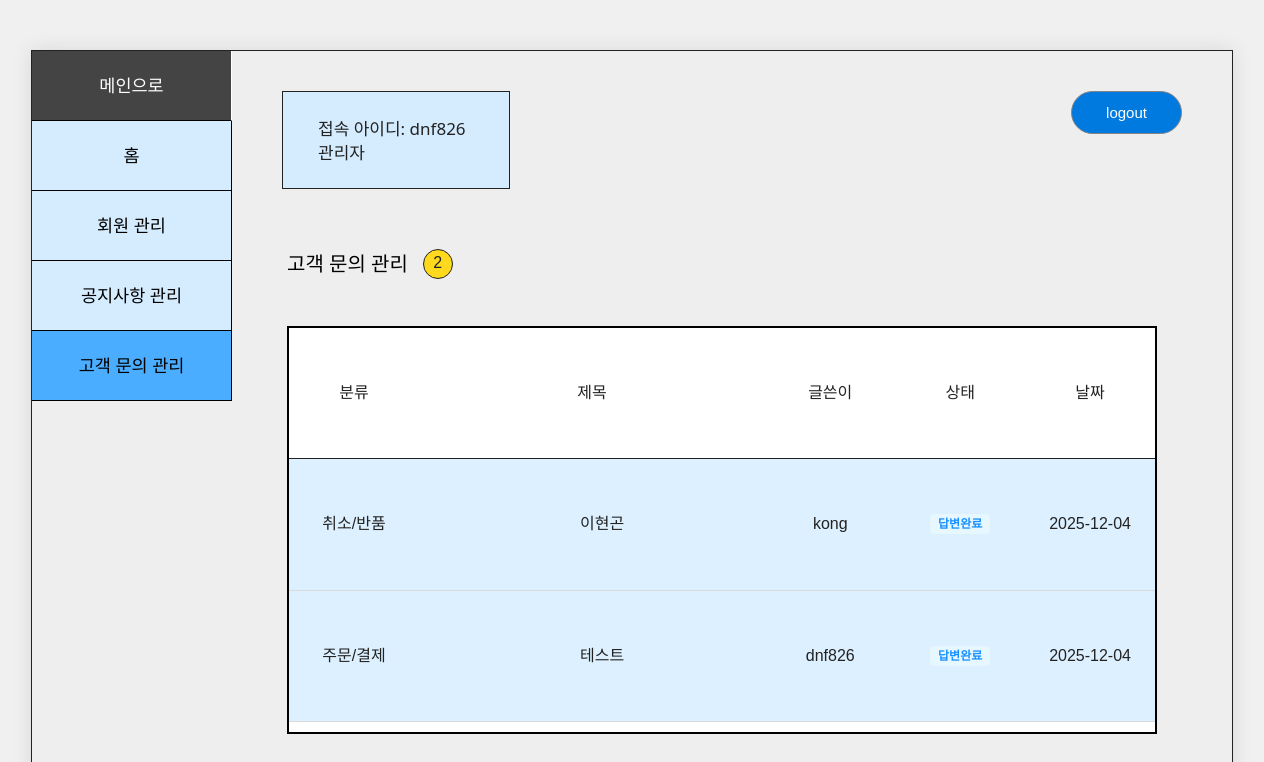
Page /manager_inquiry.php (signed in) on the committed database.
### tables this page shows
CREATE TABLE `inquiries` (
  `id` int(11) NOT NULL AUTO_INCREMENT,
  `member_id` varchar(50) NOT NULL,
  `type` varchar(50) NOT NULL,
  `title` varchar(255) NOT NULL,
  `content` text NOT NULL,
  `answer` text DEFAULT NULL,
  `status` varchar(20) DEFAULT 'waiting',
  `created_at` datetime DEFAULT current_timestamp(),
  PRIMARY KEY (`id`)
);

### inc/db.php (called while the page is built, shortened)
<?php
function db_get_pdo()
{
    $host = 'localhost';
    $port = '3306';
    $dbname = 'exmall';
    $charset = 'utf8';
    $username = 'root';
    $db_pw = "";
    $dsn = "mysql:host=$host;port=$port;dbname=$dbname;charset=$charset";
    try {
        $pdo = new PDO($dsn, $username, $db_pw, [
            PDO::ATTR_ERRMODE => PDO::ERRMODE_EXCEPTION,
            PDO::ATTR_DEFAULT_FETCH_MODE => PDO::FETCH_ASSOC
        ]);
        return $pdo;
    } catch (PDOException $e) {
        throw new Exception("DB 연결 실패: " . $e->getMessage());
    }
}
function db_select($query, $param = array()){
    $pdo = db_get_pdo();
    try {
        $st = $pdo->prepare($query);
        $st->execute($param);
        $result = $st->fetchAll(PDO::FETCH_ASSOC);
        return $result ?: [];
    } catch (PDOException $ex) {
        error_log("DB SELECT Error: " . $ex->getMessage() . " | Query: " . $query);
        return [];
    } finally {
        $pdo = null;
    }
}
?>

### manager_inquiry.php (the view, shortened to what this page needs)
<?php
require_once 'inc/db.php';
$inquiries = db_select("SELECT * FROM inquiries ORDER BY created_at DESC");
?>
<!DOCTYPE html>
<html lang="ko">
<head>
    <link rel="stylesheet" href="css/style.css?v=<?= time() ?>">
    <link rel="stylesheet" href="css/manager.css?v=<?= time() ?>">
</head>
<body id="manager_body">
    <main class="manager_wrapper notice">
        <div class="main_menu_wrapper">
            <a href="index.php">
                <div class="menu" style="background-color: #444; color: white;"> 메인으로 </div>
            </a>
            <a href="manager_home.php">
                <div class="menu"> 홈 </div>
            </a>
            <a href="manager_member.php">
                <div class="menu"> 회원 관리 </div>
            </a>
            <a href="manager_notice.php">
                <div class="menu"> 공지사항 관리 </div>
            </a>
            <a href="manager_inquiry.php">
                <div class="menu" style="background-color:  rgb(74 173 255);"> 고객 문의 관리 </div>
            </a>
        </div>
        <div class="main_display">
            <header>
                <div class="login_info">
                    <span class="on_id"> 접속 아이디: <?= $_SESSION['member_id'] ?> </span>
                    <span class="on_dep"> 관리자 </span>
                </div>
                <a href="logout.php"><button class="logout"> logout </button></a>
            </header>
            <section class="contents">
                <section class="contents_header">
                    <span class="title"> 고객 문의 관리 </span>
                    <div class="notification"><?= count($inquiries) ?></div>
                </section>
                <article class="scroller">
                    <section class="board inquiry">
                        <div class="table_header">
                            <div class="table_col class" style="width: 15%;">분류</div>
                            <div class="table_col title" style="width: 40%;">제목</div>
                            <div class="table_col writer" style="width: 15%;">글쓴이</div>
                            <div class="table_col status" style="width: 15%;">상태</div>
                            <div class="table_col date" style="width: 15%;">날짜</div>
                        </div>
                        <?php foreach ($inquiries as $inquiry): ?>
                        <div class="table_row" onclick="openInquiryModal(<?= htmlspecialchars(json_encode($inquiry)) ?>)">
                            <div class="table_col class" style="width: 15%;"><?= htmlspecialchars($inquiry['type']) ?></div>
                            <div class="table_col title" style="width: 40%; text-align: left; padding-left: 20px;">
                                <?= htmlspecialchars($inquiry['title']) ?>
                            </div>
                            <div class="table_col writer" style="width: 15%;"><?= htmlspecialchars($inquiry['member_id']) ?></div>
                            <div class="table_col status" style="width: 15%;">
                                <?php if ($inquiry['status'] === 'waiting'): ?>
                                    <span class="status-badge status-waiting">답변대기</span>
                                <?php else: ?>
                                    <span class="status-badge status-answered">답변완료</span>
                                <?php endif; ?>
                            </div>
                            <div class="table_col date" style="width: 15%;"><?= date('Y-m-d', strtotime($inquiry['created_at'])) ?></div>
                        </div>
                        <?php endforeach; ?>
                    </section>
                </article>
            </section>
        </div>
    </main>
</body>
</html>

### css/style.css (style rules this page uses)
:root { --font-blackhan: "Black Han Sans", sans-serif; --font-jua: "Jua", sans-serif; --font-fredoka: "Fredoka", sans-serif; --mk-red: #e60000; --mk-red-2: #ff1a1a; --content-w: 1200px; --header-h: 72px; --banner-h: 340px; }
html, body { margin:0; padding:0; font-family: "Noto Sans KR", sans-serif; color:#222; background:#fff; }
.main_menu_wrapper { width:100%; }

### css/inc/hot_issue.css (style rules this page uses)
a { text-decoration: none; color: black; }

### manager_inquiry.php (style rules this page uses)
#manager_body .manager_wrapper { height: auto; min-height: 100vh; }
.board.inquiry .table_col.status { width: 10%; text-align: center; }
.table_header .table_col.status, .table_row .table_col.status { flex: 1; text-align: center; }
.status-badge { padding: 4px 8px; border-radius: 4px; font-size: 12px; font-weight: bold; }
.status-answered { background-color: #e6f7ff; color: #1890ff; }
.table_row { cursor: pointer; transition: background 0.1s; }

### rows in the picture
inquiries: type "취소/반품", title "이현곤", member "kong", status "답변완료", created_at "2025-12-04"
inquiries: type "주문/결제", title "테스트", member "dnf826", status "답변완료", created_at "2025-12-04"

### other values in the picture
$_SESSION['member_id'] "dnf826"
count($inquiries) "2"
